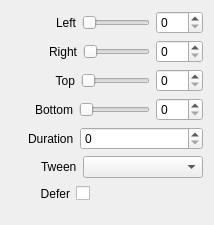
<?xml version="1.0" encoding="UTF-8"?>
<ui version="4.0">
 <class>InspectorCropWidget</class>
 <widget class="QWidget" name="InspectorCropWidget">
  <property name="geometry">
   <rect>
    <x>0</x>
    <y>0</y>
    <width>214</width>
    <height>224</height>
   </rect>
  </property>
  <property name="sizePolicy">
   <sizepolicy hsizetype="Expanding" vsizetype="Preferred">
    <horstretch>0</horstretch>
    <verstretch>0</verstretch>
   </sizepolicy>
  </property>
  <layout class="QVBoxLayout" name="verticalLayout">
   <item>
    <layout class="QHBoxLayout" name="horizontalCropLeft">
     <item>
      <spacer name="horizontalSpacerCropLeft">
       <property name="orientation">
        <enum>Qt::Horizontal</enum>
       </property>
       <property name="sizeType">
        <enum>QSizePolicy::Fixed</enum>
       </property>
       <property name="sizeHint" stdset="0">
        <size>
         <width>44</width>
         <height>20</height>
        </size>
       </property>
      </spacer>
     </item>
     <item>
      <widget class="QLabel" name="labelCropLeft">
       <property name="text">
        <string>Left</string>
       </property>
       <property name="alignment">
        <set>Qt::AlignRight|Qt::AlignTrailing|Qt::AlignVCenter</set>
       </property>
      </widget>
     </item>
     <item>
      <widget class="QSlider" name="sliderCropLeft">
       <property name="maximum">
        <number>100</number>
       </property>
       <property name="orientation">
        <enum>Qt::Horizontal</enum>
       </property>
      </widget>
     </item>
     <item>
      <widget class="QSpinBox" name="spinBoxCropLeft">
       <property name="maximum">
        <number>100</number>
       </property>
      </widget>
     </item>
    </layout>
   </item>
   <item>
    <layout class="QHBoxLayout" name="horizontalLayoutCropTop">
     <item>
      <spacer name="horizontalSpacerCropTop">
       <property name="orientation">
        <enum>Qt::Horizontal</enum>
       </property>
       <property name="sizeType">
        <enum>QSizePolicy::Fixed</enum>
       </property>
       <property name="sizeHint" stdset="0">
        <size>
         <width>37</width>
         <height>20</height>
        </size>
       </property>
      </spacer>
     </item>
     <item>
      <widget class="QLabel" name="labelCropTop">
       <property name="text">
        <string>Right</string>
       </property>
       <property name="alignment">
        <set>Qt::AlignRight|Qt::AlignTrailing|Qt::AlignVCenter</set>
       </property>
      </widget>
     </item>
     <item>
      <widget class="QSlider" name="sliderCropTop">
       <property name="maximum">
        <number>100</number>
       </property>
       <property name="orientation">
        <enum>Qt::Horizontal</enum>
       </property>
      </widget>
     </item>
     <item>
      <widget class="QSpinBox" name="spinBoxCropTop">
       <property name="maximum">
        <number>100</number>
       </property>
      </widget>
     </item>
    </layout>
   </item>
   <item>
    <layout class="QHBoxLayout" name="horizontalLayoutCropRight">
     <item>
      <spacer name="horizontalSpacerCropRight">
       <property name="orientation">
        <enum>Qt::Horizontal</enum>
       </property>
       <property name="sizeType">
        <enum>QSizePolicy::Fixed</enum>
       </property>
       <property name="sizeHint" stdset="0">
        <size>
         <width>44</width>
         <height>20</height>
        </size>
       </property>
      </spacer>
     </item>
     <item>
      <widget class="QLabel" name="labelCropRight">
       <property name="text">
        <string>Top</string>
       </property>
       <property name="alignment">
        <set>Qt::AlignRight|Qt::AlignTrailing|Qt::AlignVCenter</set>
       </property>
      </widget>
     </item>
     <item>
      <widget class="QSlider" name="sliderCropRight">
       <property name="maximum">
        <number>100</number>
       </property>
       <property name="orientation">
        <enum>Qt::Horizontal</enum>
       </property>
      </widget>
     </item>
     <item>
      <widget class="QSpinBox" name="spinBoxCropRight">
       <property name="maximum">
        <number>100</number>
       </property>
      </widget>
     </item>
    </layout>
   </item>
   <item>
    <layout class="QHBoxLayout" name="horizontalLayoutCropBottom">
     <item>
      <spacer name="horizontalSpacerCropBottom">
       <property name="orientation">
        <enum>Qt::Horizontal</enum>
       </property>
       <property name="sizeType">
        <enum>QSizePolicy::Fixed</enum>
       </property>
       <property name="sizeHint" stdset="0">
        <size>
         <width>24</width>
         <height>20</height>
        </size>
       </property>
      </spacer>
     </item>
     <item>
      <widget class="QLabel" name="labelCropBottom">
       <property name="text">
        <string>Bottom</string>
       </property>
       <property name="alignment">
        <set>Qt::AlignRight|Qt::AlignTrailing|Qt::AlignVCenter</set>
       </property>
      </widget>
     </item>
     <item>
      <widget class="QSlider" name="sliderCropBottom">
       <property name="maximum">
        <number>100</number>
       </property>
       <property name="orientation">
        <enum>Qt::Horizontal</enum>
       </property>
      </widget>
     </item>
     <item>
      <widget class="QSpinBox" name="spinBoxCropBottom">
       <property name="maximum">
        <number>100</number>
       </property>
      </widget>
     </item>
    </layout>
   </item>
   <item>
    <layout class="QHBoxLayout" name="horizontalLayoutTransitionDuration">
     <item>
      <spacer name="horizontalSpacerTransitionDuration">
       <property name="orientation">
        <enum>Qt::Horizontal</enum>
       </property>
       <property name="sizeType">
        <enum>QSizePolicy::Fixed</enum>
       </property>
       <property name="sizeHint" stdset="0">
        <size>
         <width>17</width>
         <height>20</height>
        </size>
       </property>
      </spacer>
     </item>
     <item>
      <widget class="QLabel" name="labelTransitionDuration">
       <property name="text">
        <string>Duration</string>
       </property>
      </widget>
     </item>
     <item>
      <widget class="QSpinBox" name="spinBoxTransitionDuration">
       <property name="sizePolicy">
        <sizepolicy hsizetype="Expanding" vsizetype="Fixed">
         <horstretch>0</horstretch>
         <verstretch>0</verstretch>
        </sizepolicy>
       </property>
       <property name="maximum">
        <number>999</number>
       </property>
      </widget>
     </item>
    </layout>
   </item>
   <item>
    <layout class="QHBoxLayout" name="horizontalLayoutTween">
     <item>
      <spacer name="horizontalSpacerTween">
       <property name="orientation">
        <enum>Qt::Horizontal</enum>
       </property>
       <property name="sizeType">
        <enum>QSizePolicy::Fixed</enum>
       </property>
       <property name="sizeHint" stdset="0">
        <size>
         <width>30</width>
         <height>20</height>
        </size>
       </property>
      </spacer>
     </item>
     <item>
      <widget class="QLabel" name="labelEasing">
       <property name="text">
        <string>Tween</string>
       </property>
      </widget>
     </item>
     <item>
      <widget class="QComboBox" name="comboBoxTween">
       <property name="sizePolicy">
        <sizepolicy hsizetype="Expanding" vsizetype="Fixed">
         <horstretch>0</horstretch>
         <verstretch>0</verstretch>
        </sizepolicy>
       </property>
      </widget>
     </item>
    </layout>
   </item>
   <item>
    <layout class="QHBoxLayout" name="horizontalLayoutDefer">
     <item>
      <spacer name="horizontalSpacerDefer1">
       <property name="orientation">
        <enum>Qt::Horizontal</enum>
       </property>
       <property name="sizeType">
        <enum>QSizePolicy::Fixed</enum>
       </property>
       <property name="sizeHint" stdset="0">
        <size>
         <width>29</width>
         <height>20</height>
        </size>
       </property>
      </spacer>
     </item>
     <item>
      <widget class="QLabel" name="labelDefer">
       <property name="text">
        <string>Defer</string>
       </property>
       <property name="alignment">
        <set>Qt::AlignRight|Qt::AlignTrailing|Qt::AlignVCenter</set>
       </property>
      </widget>
     </item>
     <item>
      <widget class="QCheckBox" name="checkBoxDefer">
       <property name="layoutDirection">
        <enum>Qt::RightToLeft</enum>
       </property>
       <property name="text">
        <string/>
       </property>
      </widget>
     </item>
     <item>
      <spacer name="horizontalSpacerDefer2">
       <property name="orientation">
        <enum>Qt::Horizontal</enum>
       </property>
       <property name="sizeHint" stdset="0">
        <size>
         <width>40</width>
         <height>20</height>
        </size>
       </property>
      </spacer>
     </item>
    </layout>
   </item>
   <item>
    <spacer name="verticalSpacerCrop">
     <property name="orientation">
      <enum>Qt::Vertical</enum>
     </property>
     <property name="sizeType">
      <enum>QSizePolicy::Fixed</enum>
     </property>
     <property name="sizeHint" stdset="0">
      <size>
       <width>20</width>
       <height>10</height>
      </size>
     </property>
    </spacer>
   </item>
  </layout>
 </widget>
 <resources/>
 <connections>
  <connection>
   <sender>labelCropLeft</sender>
   <signal>linkActivated(QString)</signal>
   <receiver>InspectorCropWidget</receiver>
   <slot>resetCropLeft(QString)</slot>
   <hints>
    <hint type="sourcelabel">
     <x>75</x>
     <y>29</y>
    </hint>
    <hint type="destinationlabel">
     <x>0</x>
     <y>195</y>
    </hint>
   </hints>
  </connection>
  <connection>
   <sender>labelCropTop</sender>
   <signal>linkActivated(QString)</signal>
   <receiver>InspectorCropWidget</receiver>
   <slot>resetCropTop(QString)</slot>
   <hints>
    <hint type="sourcelabel">
     <x>62</x>
     <y>57</y>
    </hint>
    <hint type="destinationlabel">
     <x>24</x>
     <y>195</y>
    </hint>
   </hints>
  </connection>
  <connection>
   <sender>labelCropRight</sender>
   <signal>linkActivated(QString)</signal>
   <receiver>InspectorCropWidget</receiver>
   <slot>resetCropRight(QString)</slot>
   <hints>
    <hint type="sourcelabel">
     <x>76</x>
     <y>85</y>
    </hint>
    <hint type="destinationlabel">
     <x>11</x>
     <y>195</y>
    </hint>
   </hints>
  </connection>
  <connection>
   <sender>labelCropBottom</sender>
   <signal>linkActivated(QString)</signal>
   <receiver>InspectorCropWidget</receiver>
   <slot>resetCropBottom(QString)</slot>
   <hints>
    <hint type="sourcelabel">
     <x>52</x>
     <y>113</y>
    </hint>
    <hint type="destinationlabel">
     <x>27</x>
     <y>195</y>
    </hint>
   </hints>
  </connection>
  <connection>
   <sender>spinBoxTransitionDuration</sender>
   <signal>valueChanged(int)</signal>
   <receiver>InspectorCropWidget</receiver>
   <slot>durationChanged(int)</slot>
   <hints>
    <hint type="sourcelabel">
     <x>203</x>
     <y>141</y>
    </hint>
    <hint type="destinationlabel">
     <x>206</x>
     <y>128</y>
    </hint>
   </hints>
  </connection>
  <connection>
   <sender>comboBoxTween</sender>
   <signal>currentIndexChanged(QString)</signal>
   <receiver>InspectorCropWidget</receiver>
   <slot>tweenChanged(QString)</slot>
   <hints>
    <hint type="sourcelabel">
     <x>203</x>
     <y>169</y>
    </hint>
    <hint type="destinationlabel">
     <x>211</x>
     <y>158</y>
    </hint>
   </hints>
  </connection>
  <connection>
   <sender>labelEasing</sender>
   <signal>linkActivated(QString)</signal>
   <receiver>InspectorCropWidget</receiver>
   <slot>resetTween(QString)</slot>
   <hints>
    <hint type="sourcelabel">
     <x>76</x>
     <y>169</y>
    </hint>
    <hint type="destinationlabel">
     <x>0</x>
     <y>160</y>
    </hint>
   </hints>
  </connection>
  <connection>
   <sender>labelTransitionDuration</sender>
   <signal>linkActivated(QString)</signal>
   <receiver>InspectorCropWidget</receiver>
   <slot>resetDuration(QString)</slot>
   <hints>
    <hint type="sourcelabel">
     <x>51</x>
     <y>130</y>
    </hint>
    <hint type="destinationlabel">
     <x>0</x>
     <y>131</y>
    </hint>
   </hints>
  </connection>
  <connection>
   <sender>sliderCropLeft</sender>
   <signal>valueChanged(int)</signal>
   <receiver>InspectorCropWidget</receiver>
   <slot>sliderCropLeftChanged(int)</slot>
   <hints>
    <hint type="sourcelabel">
     <x>124</x>
     <y>20</y>
    </hint>
    <hint type="destinationlabel">
     <x>0</x>
     <y>21</y>
    </hint>
   </hints>
  </connection>
  <connection>
   <sender>sliderCropTop</sender>
   <signal>valueChanged(int)</signal>
   <receiver>InspectorCropWidget</receiver>
   <slot>sliderCropTopChanged(int)</slot>
   <hints>
    <hint type="sourcelabel">
     <x>113</x>
     <y>46</y>
    </hint>
    <hint type="destinationlabel">
     <x>1</x>
     <y>55</y>
    </hint>
   </hints>
  </connection>
  <connection>
   <sender>sliderCropRight</sender>
   <signal>valueChanged(int)</signal>
   <receiver>InspectorCropWidget</receiver>
   <slot>sliderCropRightChanged(int)</slot>
   <hints>
    <hint type="sourcelabel">
     <x>155</x>
     <y>84</y>
    </hint>
    <hint type="destinationlabel">
     <x>4</x>
     <y>86</y>
    </hint>
   </hints>
  </connection>
  <connection>
   <sender>spinBoxCropLeft</sender>
   <signal>valueChanged(int)</signal>
   <receiver>InspectorCropWidget</receiver>
   <slot>spinBoxCropLeftChanged(int)</slot>
   <hints>
    <hint type="sourcelabel">
     <x>188</x>
     <y>18</y>
    </hint>
    <hint type="destinationlabel">
     <x>213</x>
     <y>18</y>
    </hint>
   </hints>
  </connection>
  <connection>
   <sender>spinBoxCropTop</sender>
   <signal>valueChanged(int)</signal>
   <receiver>InspectorCropWidget</receiver>
   <slot>spinBoxCropTopChanged(int)</slot>
   <hints>
    <hint type="sourcelabel">
     <x>203</x>
     <y>57</y>
    </hint>
    <hint type="destinationlabel">
     <x>213</x>
     <y>57</y>
    </hint>
   </hints>
  </connection>
  <connection>
   <sender>spinBoxCropRight</sender>
   <signal>valueChanged(int)</signal>
   <receiver>InspectorCropWidget</receiver>
   <slot>spinBoxCropRightChanged(int)</slot>
   <hints>
    <hint type="sourcelabel">
     <x>197</x>
     <y>84</y>
    </hint>
    <hint type="destinationlabel">
     <x>213</x>
     <y>82</y>
    </hint>
   </hints>
  </connection>
  <connection>
   <sender>spinBoxCropBottom</sender>
   <signal>valueChanged(int)</signal>
   <receiver>InspectorCropWidget</receiver>
   <slot>spinBoxCropBottomChanged(int)</slot>
   <hints>
    <hint type="sourcelabel">
     <x>186</x>
     <y>110</y>
    </hint>
    <hint type="destinationlabel">
     <x>213</x>
     <y>110</y>
    </hint>
   </hints>
  </connection>
  <connection>
   <sender>sliderCropBottom</sender>
   <signal>valueChanged(int)</signal>
   <receiver>InspectorCropWidget</receiver>
   <slot>sliderCropBottomChanged(int)</slot>
   <hints>
    <hint type="sourcelabel">
     <x>94</x>
     <y>108</y>
    </hint>
    <hint type="destinationlabel">
     <x>2</x>
     <y>113</y>
    </hint>
   </hints>
  </connection>
  <connection>
   <sender>labelDefer</sender>
   <signal>linkActivated(QString)</signal>
   <receiver>InspectorCropWidget</receiver>
   <slot>resetDefer(QString)</slot>
   <hints>
    <hint type="sourcelabel">
     <x>45</x>
     <y>188</y>
    </hint>
    <hint type="destinationlabel">
     <x>7</x>
     <y>185</y>
    </hint>
   </hints>
  </connection>
  <connection>
   <sender>checkBoxDefer</sender>
   <signal>stateChanged(int)</signal>
   <receiver>InspectorCropWidget</receiver>
   <slot>deferChanged(int)</slot>
   <hints>
    <hint type="sourcelabel">
     <x>90</x>
     <y>190</y>
    </hint>
    <hint type="destinationlabel">
     <x>222</x>
     <y>191</y>
    </hint>
   </hints>
  </connection>
 </connections>
 <slots>
  <slot>sliderCropLeftChanged(int)</slot>
  <slot>sliderCropRightChanged(int)</slot>
  <slot>sliderCropTopChanged(int)</slot>
  <slot>sliderCropBottomChanged(int)</slot>
  <slot>resetCropLeft(QString)</slot>
  <slot>resetCropRight(QString)</slot>
  <slot>resetCropTop(QString)</slot>
  <slot>resetCropBottom(QString)</slot>
  <slot>resetDuration(QString)</slot>
  <slot>resetTween(QString)</slot>
  <slot>durationChanged(int)</slot>
  <slot>tweenChanged(QString)</slot>
  <slot>spinBoxCropLeftChanged(int)</slot>
  <slot>spinBoxCropRightChanged(int)</slot>
  <slot>spinBoxCropTopChanged(int)</slot>
  <slot>spinBoxCropBottomChanged(int)</slot>
  <slot>resetDefer(QString)</slot>
  <slot>deferChanged(int)</slot>
 </slots>
</ui>
